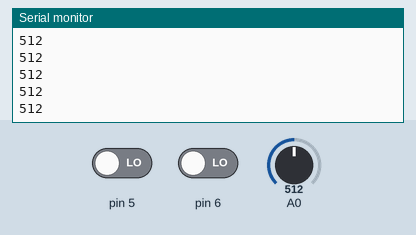
Simulated run of this sketch. Board: Arduino Uno, built with avr-gcc and run on an emulated ATmega328P. Shown: the last lines printed to the serial monitor. The test bench sets the inputs (shaded band); at power-on: A0 = 512, pin 5 LOW, pin 6 LOW.

Above: at 1.2 s.
1.3 s: A0 set to 716
At 1.8 s:
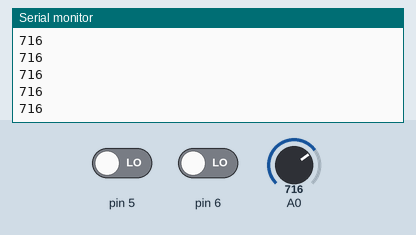
2.8 s: pin 5 driven HIGH
At 3.4 s:
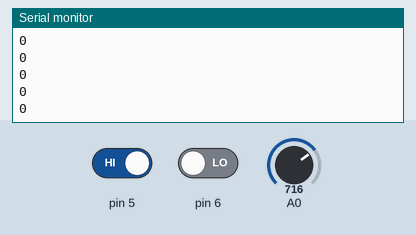
Timing chart, 0 to 5.8 s (numbered marks = the images above; inputs shaded):
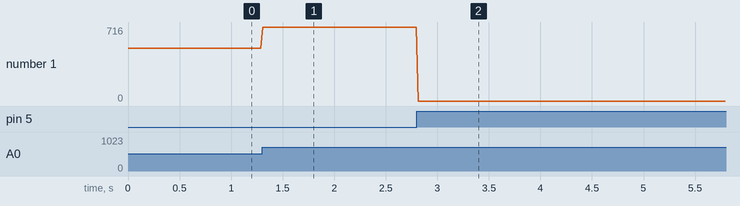

Measured:
- after the input at 1.3 s, the serial monitor: prints a new line at once (image 1)
- after the input at 2.8 s, the serial monitor: prints a new line at once (image 2)
- plotted number 1: 512 → 716 after the input at 1.3 s, 716 → 0 after the input at 2.8 s

The sketch:

ecg-com-bpm.ino
```cpp
int bpm = 0;
int count = 0;  //timer start
int countEnd = 2950;  //timer end, equivale a aproximadamente 60 segundos
int ondaR = 400;  //pico mais algo do pulso

void setup()
{
   Serial.begin(9600); //9600
   pinMode(PD5, INPUT); // Configuração para detecção de derivações LO+
   pinMode(PD6, INPUT); // Configuração para detecção de leads off LO-
}

void loop() {

    if((digitalRead(PD6) == 1) || (digitalRead(PD5) == 1)){
     Serial.println(0);
  }else{
    Serial.println(analogRead(A0));

    if(analogRead(A0) >= ondaR) {
      bpm = bpm + 1;
    }
  }

  if (count == countEnd) {
    Serial.print("BPM: ");
    Serial.println(bpm);
    count = 0;  //restaura timer
    delay(1000);
    exit(0);  //Finaliza teste ECG
  }


  count = count + 1;
  delay(20); //intervalo de 20 milissegundos entre as leituras

}
```
